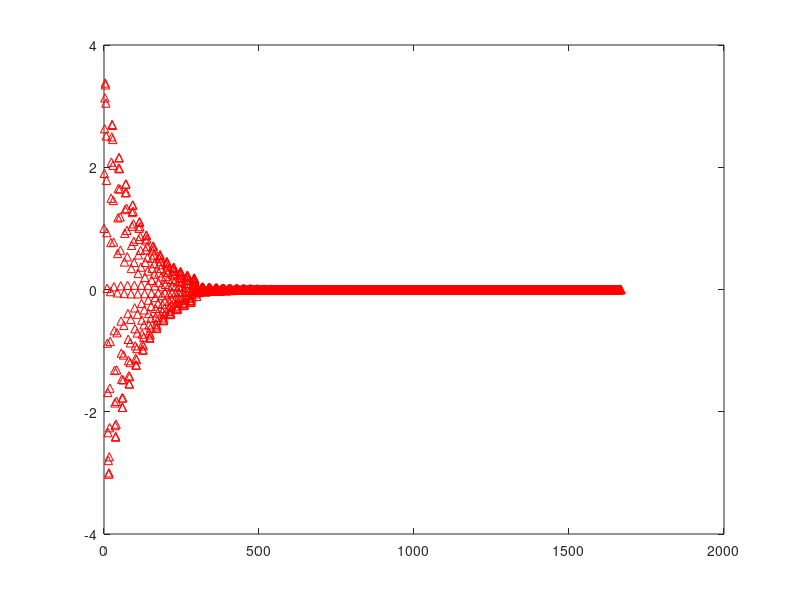

The MATLAB source for this figure:
% Configuracion
pkg load control; pkg load signal;
clear; clear all; close all;

% Coeficientes para HFIR+ = HFIR1
a = 0.162126;
b = 0.139977;
p = 1.9;
q = 0.98;
N = 300;

% Polinomio de la funcion transferencia HFIR+
num_HFIR1 = [1 zeros(1,N-1) a -b];
den_HFIR1 = [1 -p q zeros(1,N-1)];

% Grafico de la respuesta al impulso
impz(num_HFIR1,den_HFIR1)
